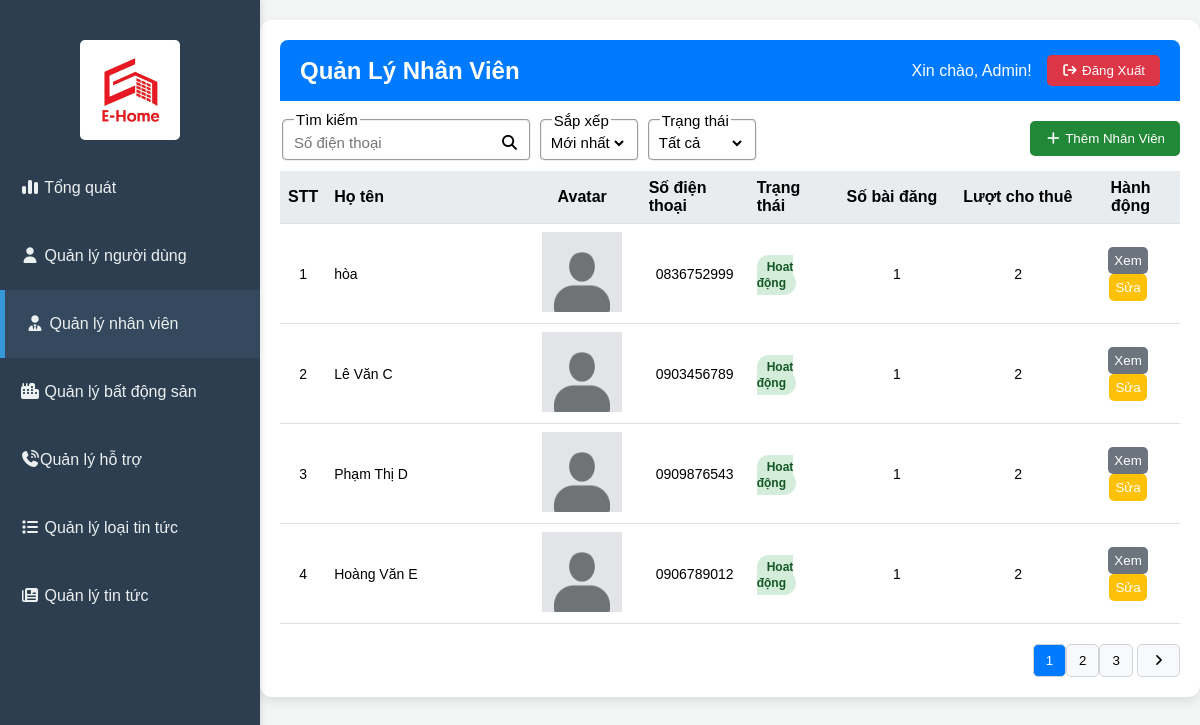
Before: /admin/index.php?act=broker with the older database file.
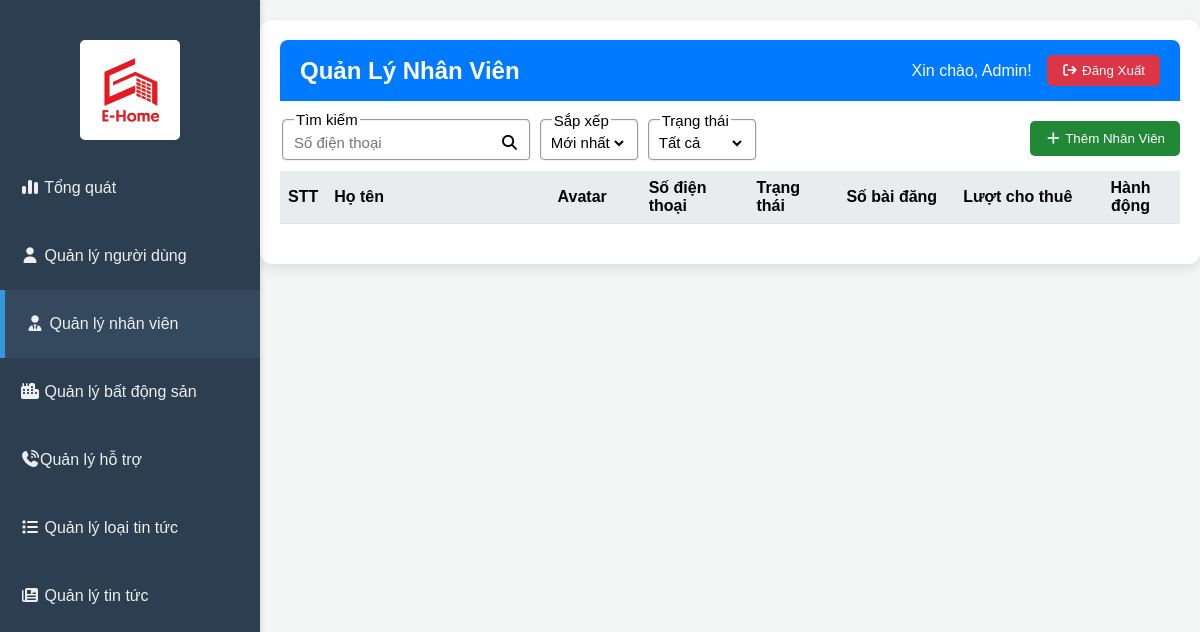
After: the same page with the newer database file.
### tables this page shows
CREATE TABLE `broker` (
  `id` int(11) NOT NULL,
  `accountId` int(11) NOT NULL,
  `shortIntro` text DEFAULT NULL,
  `location` int(11) DEFAULT NULL,
  `expertise` text DEFAULT NULL,
  `language` varchar(255) DEFAULT NULL,
  `workingHours` varchar(255) DEFAULT NULL,
  `createdAt` timestamp NOT NULL DEFAULT current_timestamp(),
  `updatedAt` timestamp NOT NULL DEFAULT current_timestamp() ON UPDATE current_timestamp()
);

CREATE TABLE `account` (
  `id` int(11) NOT NULL,
  `fullName` varchar(255) NOT NULL,
  `email` varchar(255) NOT NULL,
  `phoneNumber` varchar(20) DEFAULT NULL,
  `password` varchar(255) NOT NULL,
  `avatar` varchar(500) DEFAULT NULL,
  `address` varchar(255) DEFAULT NULL,
  `role` enum('1','2','3') NOT NULL COMMENT '1=User, 2=Broker, 3=Admin',
  `status` enum('active','inactive') DEFAULT 'active',
  `createdAt` timestamp NOT NULL DEFAULT current_timestamp(),
  `updatedAt` timestamp NOT NULL DEFAULT current_timestamp() ON UPDATE current_timestamp()
);

### admin/index.php (called while the page is built, shortened)
<?php
    include "views/header.php";
    include "controllers/adminController.php";
    include "views/footer.php"
?>

### admin/controllers/brokerController/index.php (called while the page is built, shortened)
<?php
$limit = 4;
if ($_SESSION['sort-status-broker'] === 'all') {
    $sql_total = "SELECT COUNT(*) FROM `account` a JOIN `broker` b ON a.id = b.accountId WHERE a.`role` = 2 AND (a.`email` LIKE '%" . $_SESSION['search-broker'] . "%' OR a.`phoneNumber` LIKE '%" . $_SESSION['search-broker'] . "%')";
} else {
    $sql_total = "SELECT COUNT(*) FROM `account` a JOIN `broker` b ON a.id = b.accountId WHERE a.`role` = 2 AND a.`status` = '" . $_SESSION['sort-status-broker'] . "' AND (a.`email` LIKE '%" . $_SESSION['search-broker'] . "%' OR a.`phoneNumber` LIKE '%" . $_SESSION['search-broker'] . "%')";
}
$total_result = mysqli_query($conn, $sql_total);
$total_rows = mysqli_fetch_row($total_result)[0];
$current_page = isset($_GET['page']) ? $_GET['page'] : 1;
$total_page = ceil($total_rows / $limit);
if ($current_page > $total_page) {
    $current_page = $total_page;
}
if ($current_page < 1) {
    $current_page = 1;
}
$start = ($current_page - 1) * $limit;
if ($_SESSION['sort-status-broker'] === 'all') {
    $sql_list = "SELECT a.*, b.*, l.name as mainArea FROM `account` a JOIN `broker` b ON a.id = b.accountId LEFT JOIN `location` l ON b.location = l.id WHERE a.`role` = 2 AND (a.`email` LIKE '%" . $_SESSION['search-broker'] . "%' OR a.`phoneNumber` LIKE '%" . $_SESSION['search-broker'] . "%') ORDER BY a.`createdAt` " . $_SESSION['sort-broker-admin'] . " LIMIT $start, $limit;";
}
$listBrokerResult = mysqli_query($conn, $sql_list);
if ($listBrokerResult) {
    $listBroker = mysqli_fetch_all($listBrokerResult, MYSQLI_ASSOC);
} else {
    error('Lấy thông tin tài khoản thất bại!', 'index.php?act=broker');
}
include "./views/page/broker.php";
return;

### admin/views/page/broker.php (the view, shortened to what this page needs)
<div class="main-content">
    <header class="top-header">
        <h2>Quản Lý Nhân Viên</h2>
        <div class="user-info">
            <span>Xin chào, Admin!</span>
            <button><i class="fa-solid fa-arrow-right-from-bracket"></i> Đăng Xuất</button>
        </div>
    </header>
    <div class="content-area">
        <div style="display:flex; justify-content: space-between; padding: 10px 0 5px;align-items: center;">
            <div style="display:flex; gap: 5px; justify-content: center; padding: 0 0 5px;align-items: center;">
                <fieldset>
                    <legend>Tìm kiếm</legend>
                    <form action="" method="post" class="admin__form-search">
                        <input type="text" value="<?php echo isset($_SESSION['search-broker']) && $_SESSION['search-broker'] !== '' ? htmlspecialchars($_SESSION['search-broker']) : ''; ?>" name="search-broker" placeholder="Số điện thoại" autocomplete="off">
                        <button type="submit"><i class="fa-solid fa-magnifying-glass"></i></button>
                    </form>
                </fieldset>
                <fieldset>
                    <legend>Sắp xếp</legend>
                    <form action="" method="post" class="admin__form-search">
                        <select name="sort-broker-admin" id="" onchange="this.form.submit()">
                            <option value="desc" <?php if ($_SESSION['sort-broker-admin'] === 'desc') echo 'selected' ?>>
                                Mới nhất
                            </option>
                        </select>
                    </form>
                </fieldset>
                <fieldset>
                    <legend>Trạng thái</legend>
                    <form action="" method="post" class="admin__form-search">
                        <select name="sort-status-broker" id="" onchange="this.form.submit()">
                            <option value="all" <?php if ($_SESSION['sort-status-broker'] === 'all') echo 'selected' ?>>
                                Tất cả
                            </option>
                        </select>
                    </form>
                </fieldset>
            </div>
            <button class="add-broker-button"><i class="fa-solid fa-plus"></i> Thêm Nhân Viên</button>
        </div>
        <div class="data-table">
            <table>
                <thead>
                    <tr>
                        <th style="width: 5%; text-align: center;">STT</th>
                        <th style="width: 22%">Họ tên</th>
                        <th style="width: 13%; text-align: center;">Avatar</th>
                        <th style="width: 12%">Số điện thoại</th>
                        <th style="width: 10%">Trạng thái</th>
                        <th style="width: 13%">Số bài đăng</th>
                        <th style="width: 14%">Lượt cho thuê</th>
                        <th style="width: 12%; text-align: center;">Hành động</th>
                    </tr>
                </thead>
                <tbody>
                    <?php
                    $stt = (($current_page - 1) * $limit) + 1;
                    foreach ($listBroker as $key => $value) {
                        if ($value["status"] == 'active') {
                            $status = "Hoạt động";
                            $statusClass = "active";
                        } else {
                            $status = "Khóa";
                            $statusClass = "pending";
                        }
                    ?>
                        <tr>
                            <td data-label="STT" style="text-align: center;"><?= $stt ?></td>
                            <td data-label="Tên"><?= $value["fullName"] ?></td>
                            <td data-label="Avatar" style="text-align: center;"><img style="width: 80px"<?php if (!empty($value["avatar"])) { echo ' src="../uploads/user/' . $value["avatar"] . '"'; }else { echo ' src="../uploads/system/default_user.jpg"'; } ?> alt="" srcset=""></td>
                            <td data-label="Số điện thoại" style="text-align: center;"><?= $value["phoneNumber"] ?></td>
                            <td data-label="Trạng thái"><span class="status <?= $statusClass ?>" <?php if($statusClass == "pending") { echo 'style="padding: 5px 24px"'; } ?>><?= $status ?></span></td>
                            <td data-label="Số bài đăng" style="text-align: center;"><span>1</span></td>
                            <td data-label="Lượt cho thuê" style="text-align: center;"><span>2</span></td>
                            <td data-label="Hành động" style="text-align: center;">
                                <button class="action-button view">Xem</button>
                                <button class="action-button edit">Sửa</button>
                            </td>
                        </tr>
                    <?php
                        $stt++;
                    } ?>
                </tbody>
            </table>
        </div>
        <div class="pagination">
            <div>
                <?php
                if ($total_page > 1) {
                    for ($i = 1; $i <= $total_page; $i++) {
                        if ($i != $current_page) {
                            if ($i > $current_page - 3 && $i < $current_page + 3) {
                                echo '<a href="?act=broker&page=' . $i . '"><button class="page-button">' . $i . '</button></a>';
                            }
                        } else {
                            echo '<button class="page-button active" disable>' . $i . '</button>';
                        }
                    }
                    if ($current_page < $total_page) {
                        echo ' <a href="?act=broker&page=' . ($current_page + 1) . '"><button class="page-button"><i class="fa-solid fa-angle-right"></i></button></a>';
                    }
                }
                ?>
            </div>
        </div>
    </div>
</div>

### admin/views/header.php (shortened to what this page needs)
<!DOCTYPE html>
<html lang="vi">
<head>
    <link rel="stylesheet" href="./views/css/header.css">
    <link rel="stylesheet" href="./views/css/body.css">
    <link rel="stylesheet" href="./views/css/dashboard.css">
    <link rel="stylesheet" href="./views/css/account.css">
    <link rel="stylesheet" href="./views/css/modal.css">
    <link rel="stylesheet" href="https://cdnjs.cloudflare.com/ajax/libs/font-awesome/7.0.0/css/all.min.css">
    <link rel="stylesheet" href="https://cdnjs.cloudflare.com/ajax/libs/limonte-sweetalert2/11.7.28/sweetalert2.css">
    <link href="https://cdn.jsdelivr.net/npm/select2@4.1.0-rc.0/dist/css/select2.min.css" rel="stylesheet" />
</head>
<body>
    <div class="layout">
    <div class="admin-container">
        <div class="sidebar">
            <div class="logo">
                <img src="../uploads/system/logo.jpg" alt="logo">
            </div>
            <nav class="navigation">
                <ul>
                    <li><a href="index.php"><i class="fa-solid fa-chart-simple"></i> Tổng quát</a></li>
                    <li><a href="?act=account"><i class="fa-solid fa-user"></i> Quản lý người dùng</a></li>
                    <li><a href="?act=broker"><i class="fa-solid fa-user-tie"></i> Quản lý nhân viên</a></li>
                    <li><a href="?act=rentalProperty"><i class="fa-solid fa-city"></i> Quản lý bất động sản</a></li>
                    <li><a href="?act=contact"><i class="fa-solid fa-phone-volume"></i>Quản lý hỗ trợ</a></li>
                    <li><a href="?act=typeNews"><i class="fa-solid fa-list"></i> Quản lý loại tin tức</a></li>
                    <li><a href="?act=news"><i class="fa-solid fa-newspaper"></i> Quản lý tin tức</a></li>
                </ul>
            </nav>
        </div>
<div style="width: 260px"></div>

### admin/controllers/adminController.php (shortened to what this page needs)
<?php
require_once "./connectDB.php";
if (isset($_GET['act'])) {
  $act = $_GET['act'];
  switch ($act) {
    case 'broker':
      include './controllers/brokerController/index.php';
      break;
  }
} else {
  include './controllers/dashBoardController/index.php';
}

### admin/views/footer.php (shortened to what this page needs)
</div>
</body>
</html>

### admin/views/css/header.css (style rules this page uses)
body { font-family: Arial, sans-serif; margin: 0; background-color: hsl(160, 16%, 96%); display: flex; }
.layout { flex: 1; display: flex; flex-direction: column; }
.admin-container { display: flex; }
.sidebar { height: 100vh; width: 260px !important; min-width: 260px !important; position: absolute; top: 0; left: 0; bottom: 0; background-color: #2c3e50; color: #ecf0f1; padding: 5vh 0; box-shadow: 2px 0 5px rgba(0, 0, 0, 0.1); display: flex; flex-direction: column; }
.sidebar .logo { text-align: center; margin-bottom: 10px; }
.sidebar .logo img { max-width: 100px; height: auto; border-radius: 5px; }
.sidebar .navigation ul { list-style: none; padding: 0; margin: 0; }
.sidebar .navigation ul li a { display: block; padding: 25px 20px; color: #ecf0f1; text-decoration: none; transition: background-color 0.3s ease; }

### admin/views/css/body.css (style rules this page uses)
.main-content { width: 75%; margin: 20px auto; padding: 20px; background-color: #ffffff; border-radius: 12px; box-shadow: 0 4px 12px rgba(0, 0, 0, 0.1); }
.top-header { display: flex; justify-content: space-between; align-items: center; background-color: #007bff; color: white; padding: 15px 20px; border-radius: 8px 8px 0 0; }
.top-header h2 { margin: 0; }
.user-info { display: flex; align-items: center; }
.user-info span { margin-right: 15px; }
.user-info button { background-color: #dc3545; color: white; border: none; padding: 8px 15px; border-radius: 5px; cursor: pointer; transition: background-color 0.3s; }
.add-news-button, .add-typeNews-button, .add-broker-button, .add-typeRentalProperty-button, .add-apartment-button, .add-user-button { background-color: #28a745; color: white; border: none; padding: 10px 15px; border-radius: 5px; cursor: pointer; transition: background-color 0.3s; }
.add-news-button, .add-typeNews-button, .add-broker-button, .add-typeRentalProperty-button, .add-apartment-button, .add-user-button:hover { background-color: #218838; }
.data-table { overflow-x: auto; margin-bottom: 20px; }
.data-table table { width: 100%; border-collapse: collapse; }
.data-table th { padding: 8px; text-align: left; border-bottom: 1px solid #dee2e6; }
.data-table th { background-color: #e9ecef; font-weight: bold; }
.data-table td { padding: 8px; font-size: 14px; text-align: left; border-bottom: 1px solid #dee2e6; }
.pagination { display: flex; justify-content: flex-end; }
.page-button { padding: 8px 12px; border: 1px solid #ced4da; border-radius: 5px; background-color: #f8f9fa; cursor: pointer; }
.page-button.active { background-color: #007bff; color: white; }

### admin/views/header.php (style rules this page uses)
.current-page { background-color: #34495e; border-left: 5px solid #3498db; }

### admin/views/css/account.css (style rules this page uses)
.status { padding: 5px 10px; border-radius: 20px; font-size: 12px; font-weight: bold; }
.status.active { background-color: #d4edda; color: #155724; }
.action-button { padding: 6px; border: none; border-radius: 5px; cursor: pointer; margin-right: 5px; color: white; transition: opacity 0.3s; }
.action-button.view { background-color: #17a2b8; }
.action-button.edit { background-color: #ffc107; }

### admin/views/css/modal.css (style rules this page uses)
.action-button.view { background-color: #6c757d; color: white; }

Changed rows visible on the page:
removed broker: accountId.fullName "hòa", accountId.phoneNumber "0836752999", accountId.status "Hoạt động"
removed broker: accountId.fullName "Lê Văn C", accountId.phoneNumber "0903456789", accountId.status "Hoạt động"
removed broker: accountId.fullName "Phạm Thị D", accountId.phoneNumber "0909876543", accountId.status "Hoạt động"
removed broker: accountId.fullName "Hoàng Văn E", accountId.phoneNumber "0906789012", accountId.status "Hoạt động"
Other visible differences:
list line gone: "1"
list line gone: "2"
list line gone: "3"
